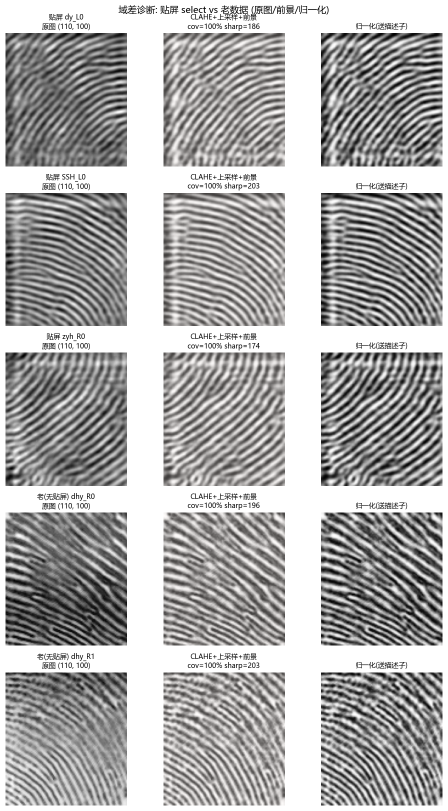
#> input picture 图/域差诊断_贴屏vs老.png, 895 x 1622 px (shown at 1/2 size)
$ python -i diag_domain.py   (imports and definitions only)   (older library calls are emulated)
#> lines starting #> are read from the running program, lines starting #| are printed output that depends on the picture; after the words box and inside, x2 and y2 are one past the last pixel; in counts of white or black regions, pixels touching at a corner belong together
# -*- coding: utf-8 -*-
"""域差诊断: 贴屏(select) vs 老数据(无贴屏/不贴屏) 原图+mask+归一化 对比图。CPU only。"""
import os; os.environ['KMP_DUPLICATE_LIB_OK']='TRUE'
# [1 line not run here, left out]
plt.rcParams['font.sans-serif']=['Microsoft YaHei','SimHei']; plt.rcParams['axes.unicode_minus']=False
import importlib.util
spec=importlib.util.spec_from_file_location("mt","f:/1111/指纹/mine_and_train.py")
# 直接复制prep相关(避免import触发训练)。简单重写:
def load(p):
    with open(p,'rb') as f: return cv2.imdecode(np.frombuffer(f.read(),np.uint8),cv2.IMREAD_GRAYSCALE)
def clahe(img): return cv2.createCLAHE(4.0,(8,8)).apply(img)
def up2(img): return cv2.resize(img,None,fx=2,fy=2,interpolation=cv2.INTER_LINEAR)
#> returned value: shape (3244, 1790)
def keep(m):
    n,l,s,_=cv2.connectedComponentsWithStats(m,8,cv2.CV_32S)
    return m if n<=1 else ((l==1+np.argmax(s[1:,cv2.CC_STAT_AREA]))*255).astype(np.uint8)
def fill(m):
    bg=cv2.bitwise_not(m); n,l,s,_=cv2.connectedComponentsWithStats(bg,8,cv2.CV_32S); h,w=m.shape
    for i in range(1,n):
        L,T,W,H=s[i,cv2.CC_STAT_LEFT],s[i,cv2.CC_STAT_TOP],s[i,cv2.CC_STAT_WIDTH],s[i,cv2.CC_STAT_HEIGHT]
        if L>0 and L+W<w-1 and T>0 and T+H<h-1: m[l==i]=255
    return m
def gm(img,sig=13/3.,pct=95,r=.2):
#> called with sig = 4.33, pct = 95, r = 0.2
    dx=cv2.Sobel(img,cv2.CV_32F,1,0,3); dy=cv2.Sobel(img,cv2.CV_32F,0,1,3); mg=cv2.magnitude(dx,dy)
    gs=int(np.ceil(3*sig))*2+1; ma=cv2.GaussianBlur(mg,(gs,gs),sig)
#> after `ma = cv2.GaussianBlur(mg, (gs, gs), sig)`:
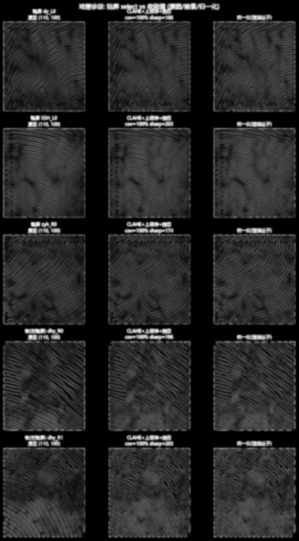
#> ma: shape (3244, 1790) float32 (shown at 1/6 size); min 0, max 472, mean 74.8; drawn with min black and max white
    th=np.percentile(mg.flatten(),pct)*r; _,m=cv2.threshold(ma,th,255,0); m=m.astype(np.uint8)
#> after `th = np.percentile(mg.flatten(), pct) * r`: th = 39.67
#> after `_, m = cv2.threshold(ma, th, 255, 0)`:
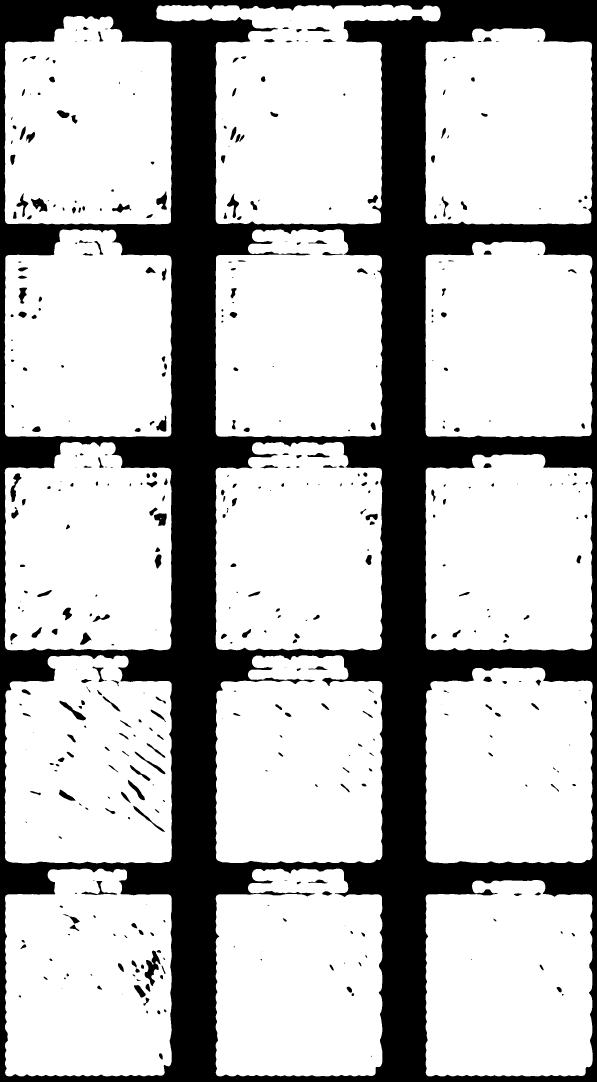
#> m: shape (3244, 1790) float32 (shown at 1/3 size); 73.1% white; 460 black regions (93 under 20 px), largest, box (x1, y1, x2, y2) and area: (0, 0, 1790, 3244) 1498966, (434, 2852, 482, 2958) 2086, (178, 2102, 258, 2161) 1165
    se=cv2.getStructuringElement(cv2.MORPH_ELLIPSE,(3,3))
    m=cv2.morphologyEx(m,cv2.MORPH_CLOSE,se,iterations=6); m=keep(m); m=fill(m)
#> in keep, `n,l,s,_=cv2.connectedComponentsWithStats(m,8,cv2.CV_32S)`:
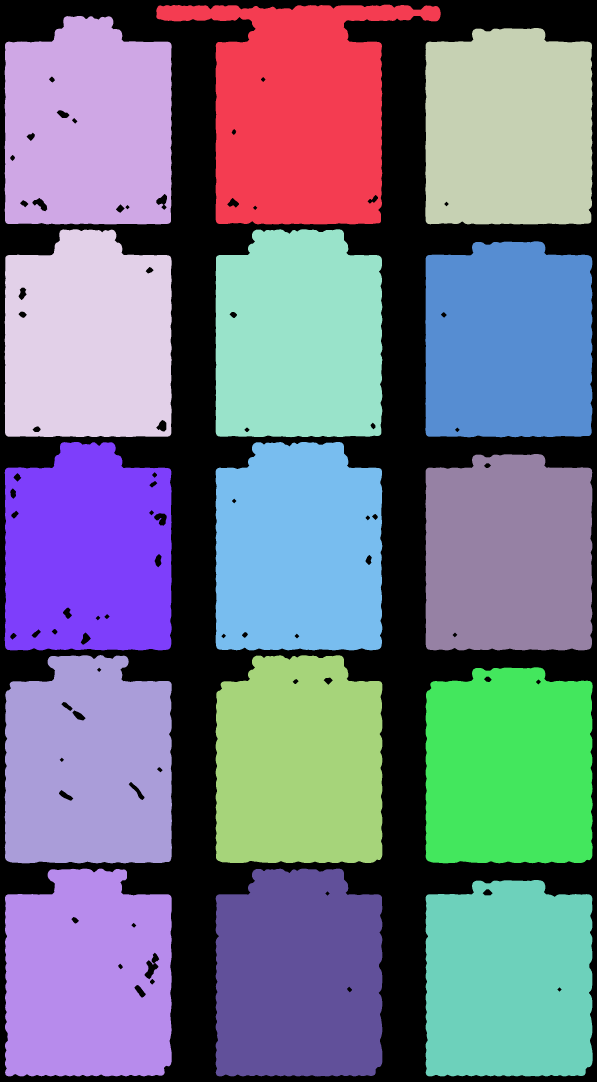
#> l: shape (3244, 1790) int32 (shown at 1/3 size); 16 distinct labels, from 0 to 15; one colour per label, 0 black
#> in keep, `n,l,s,_=cv2.connectedComponentsWithStats(m,8,cv2.CV_32S)`: n = 16; s = 16 rows, first 6: [0, 0, 1790, 3244, 1511821], [469, 14, 853, 659, 323860], [14, 48, 501, 625, 281921], [1276, 84, 501, 589, 280500], [14, 688, 501, 623, 283361], [647, 688, 500, 624, 291165]
#> in fill, `n, l, s, _ = cv2.connectedComponentsWithStats(bg, 8, cv2.CV_32S)`:
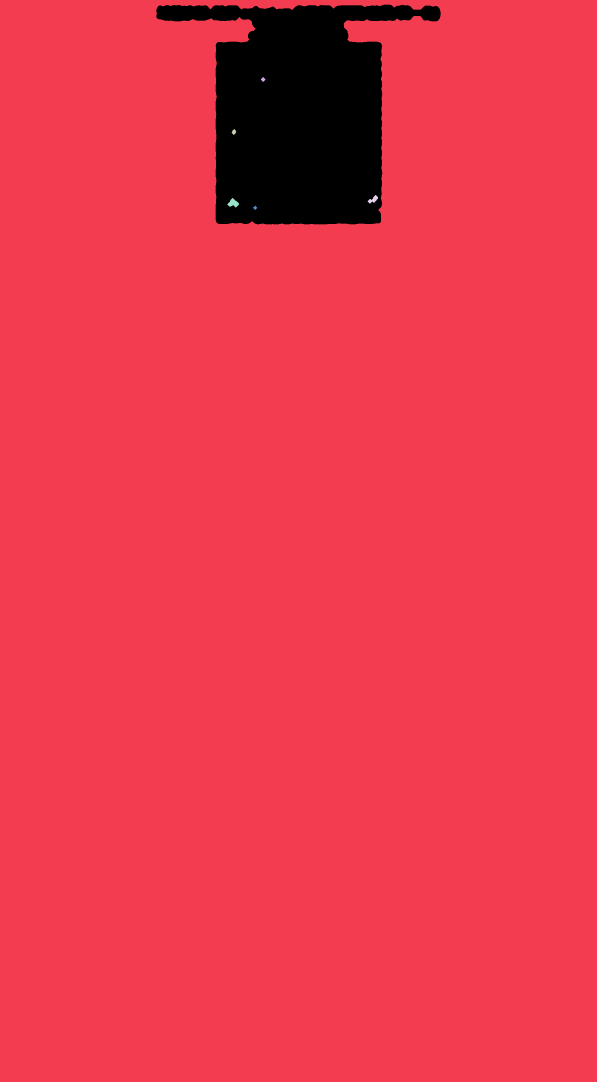
#> l: shape (3244, 1790) int32 (shown at 1/3 size); 7 distinct labels, from 0 to 6; one colour per label, 0 black
#> in fill, `n, l, s, _ = cv2.connectedComponentsWithStats(bg, 8, cv2.CV_32S)`: n = 7; s = [[469, 14, 853, 659, 323860], [0, 0, 1790, 3244, 5481650], [783, 231, 13, 15, 111], [695, 387, 14, 18, 143], [1103, 585, 31, 26, 364], [682, 594, 35, 29, 547], [759, 617, 13, 13, 85]]
#> the loop in fill, `for i in range(1,n):` made 6 passes
#> (L, T, W, H) on passes 1 to 6: (0, 0, 1790, 3244), (783, 231, 13, 15), (695, 387, 14, 18), (1103, 585, 31, 26), (682, 594, 35, 29), (759, 617, 13, 13)
    m=cv2.morphologyEx(m,cv2.MORPH_OPEN,se,iterations=2); return keep(m)
def prep(img):
    e=clahe(img); u=up2(e); m=gm(u); mk=u.copy(); mk[m==0]=0
#> after `mk[m == 0] = 0`:
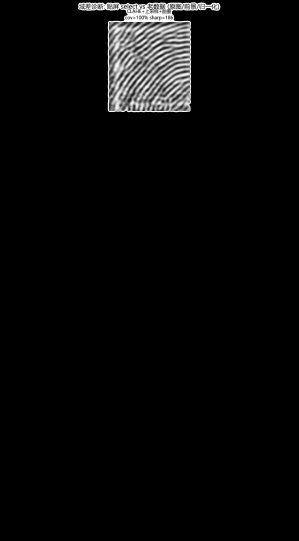
#> mk: shape (3244, 1790) (shown at 1/6 size); min 0, max 255, mean 8.5
    v=mk[m>0].astype(np.float32); mu,sd=(v.mean(),v.std()+1e-6) if len(v) else (0,1)
#> after `mu, sd = (v.mean(), v.std() + 1e-06) if len(v) else (0, 1)`: mu = 151.5; sd = 68.37
    norm=(mk.astype(np.float32)-mu)/sd; norm[m==0]=0
#> after `norm[m == 0] = 0`:
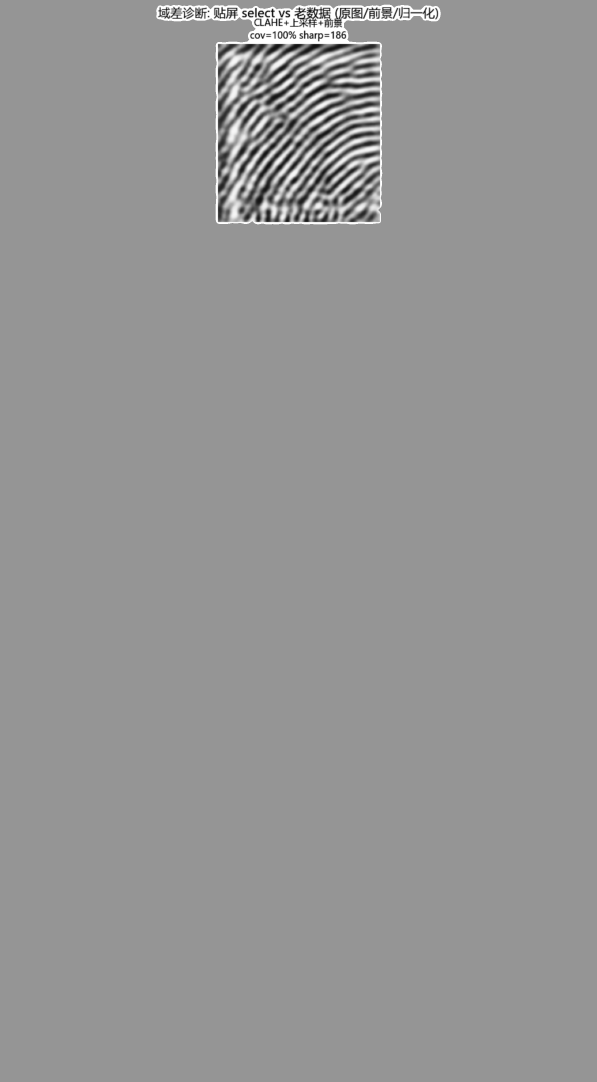
#> norm: shape (3244, 1790) float32 (shown at 1/3 size); min -2.16, max 1.51, mean 6.14e-09; drawn with min black and max white
    return e,u,m,norm

SEL='f:/1111/指纹/select_data/select'
OLD1='f:/1111/指纹/dataRet_new_processed/dataRet_new_processed/无贴屏'
samples=[]
# 3 贴屏
# [7 lines not run here, left out]
n=len(samples)
# [1 line that did not run here, left out]
# [13 lines not run here, left out]
buf=cv2.imencode('.png',np.zeros((1,1)))  # dummy
# [1 line not run here, left out]
# 中文路径保存
import shutil
# [5 lines not run here, left out]

>>> import cv2
>>> picture = cv2.imread('../图/域差诊断_贴屏vs老.png', cv2.IMREAD_GRAYSCALE)
>>> result = prep(picture)
